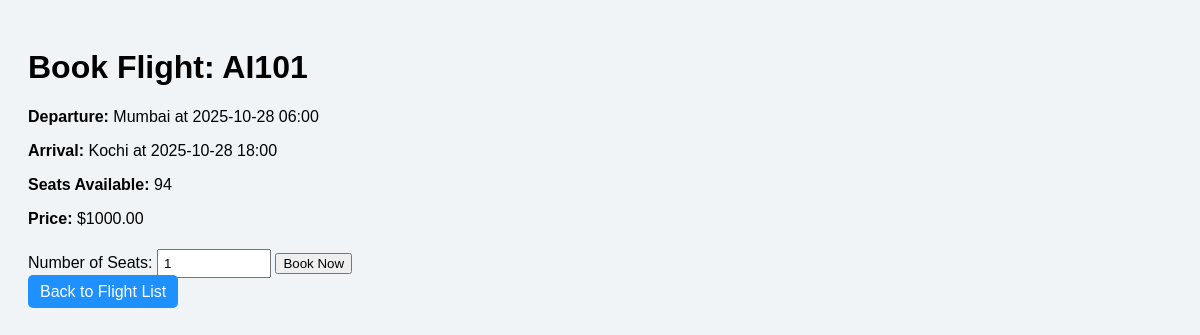
The page /flights/book/1/ (signed in) on the database its author committed.
### flights/models.py (models this page shows, shortened)
class Flight(models.Model):
    flight_number = models.CharField(max_length=10)
    departure_airport = models.CharField(max_length=50)
    arrival_airport = models.CharField(max_length=50)
    departure_datetime = models.DateTimeField()
    arrival_datetime = models.DateTimeField()
    price = models.DecimalField(max_digits=8, decimal_places=2)
    seats_available = models.IntegerField()
    status = models.CharField(max_length=20, default='On-time')  # On-time / Delayed

### flights/views.py (the view, shortened to what this page needs)
# urls.py: path('book/<int:flight_id>/', views.book_flight, name='book_flight'),  # Book a flight
@login_required
def book_flight(request, flight_id):
    flight = get_object_or_404(Flight, id=flight_id)
    return render(request, 'flights/book_flight.html', {'flight': flight})

### flights/templates/flights/book_flight.html (shortened to what this page needs)
<!DOCTYPE html>
<html>
<head>
</head>
<body>
<h1>Book Flight: {{ flight.flight_number }}</h1>
<p><strong>Departure:</strong> {{ flight.departure_airport }} at {{ flight.departure_datetime|date:"Y-m-d H:i" }}</p>
<p><strong>Arrival:</strong> {{ flight.arrival_airport }} at {{ flight.arrival_datetime|date:"Y-m-d H:i" }}</p>
<p><strong>Seats Available:</strong> {{ flight.seats_available }}</p>
<p><strong>Price:</strong> ${{ flight.price }}</p>
<form method="POST">
    <label>Number of Seats:</label>
    <input type="number" name="seats" value="1" min="1" max="{{ flight.seats_available }}">
    <button type="submit">Book Now</button>
</form>
<a href="{% url 'flight_list' %}" class="button">Back to Flight List</a>
</body>
</html>

### flights/templates/flights/book_flight.html (style rules this page uses)
body { font-family: Arial, sans-serif; padding: 20px; background-color: #f0f4f7; }
.button { padding: 8px 12px; background-color: #1E90FF; color: white; text-decoration: none; border-radius: 5px; }
input { padding: 5px; margin: 5px 0; width: 100px; }

### rows shown on the page
Flight: flight_number "AI101", departure_airport "Mumbai", departure_datetime "2025-10-28 06:00", arrival_airport "Kochi", arrival_datetime "2025-10-28 18:00", seats_available "94", price "1000.00"
